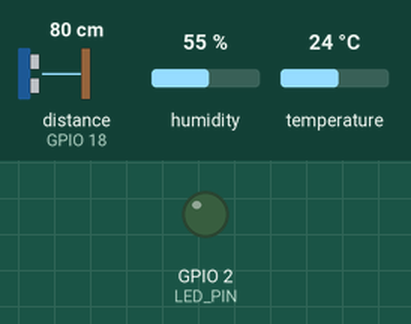
Recording of a sketch running on a simulated ESP32. Shown: output pins drawn as LEDs (lit = HIGH). Wiring (from diagram.json): ultrasonic range finder: trigger GPIO 5; echo GPIO 18. Inputs (shaded band) come from the test bench; at power-on: distance to the obstacle (sensor on GPIO 18) 80 cm, humidity 55 %, temperature 24 °C. The echo pulse lasts 58.3 µs per cm; WiFi joins after 1.5 s; servers stay silent unless stated; random numbers use the default seed unless the sketch sets one; no MQTT or app messages arrive unless stated; pins used as bus, display or sensor lines are not drawn; what the sketch prints to the serial monitor is not drawn.

Above: at 3.7 s.
At 5.06 s:
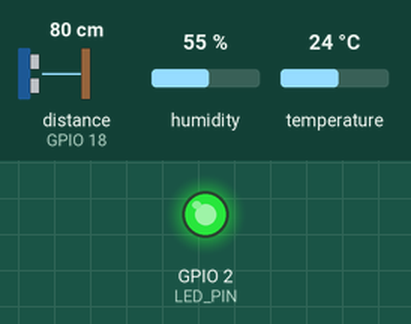
Timing chart, 0 to 9.0 s (numbered marks = the images above):
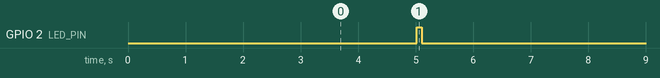

The sketch:

sketch.ino
```cpp
#include <WiFi.h>
#include <PubSubClient.h>
#include <DHTesp.h>
#include <ArduinoJson.h>

const char* WIFI_SSID = "Wokwi-GUEST";
const char* WIFI_PASSWORD = "";

const char* MQTT_SERVER = "broker.hivemq.com";
const int MQTT_PORT = 1883;

const char* MQTT_TOPIC = "ptit/b23dccn099/iot/sensor_data";

const int DHT_PIN = 15;
const int TRIG_PIN = 5;
const int ECHO_PIN = 18;
const int LED_PIN = 2;

const unsigned long SEND_INTERVAL_MS = 5000;

WiFiClient wifiClient;
PubSubClient mqttClient(wifiClient);
DHTesp dht;

unsigned long lastSend = 0;
unsigned long sequenceNo = 0;

// ================= WIFI =================
void connectWiFi() {
  Serial.print("Connecting WiFi");
  WiFi.begin(WIFI_SSID, WIFI_PASSWORD, 6);

  while (WiFi.status() != WL_CONNECTED) {
    delay(500);
    Serial.print(".");
  }

  Serial.println(" connected");
  Serial.print("IP: ");
  Serial.println(WiFi.localIP());
}

// ================= MQTT =================
void connectMQTT() {
  while (!mqttClient.connected()) {
    // Cập nhật Client ID chứa mã sinh viên
    String clientId = "ESP32-B23DCCN099-" + String(random(0xffff), HEX);

    Serial.print("Connecting MQTT...");

    // HiveMQ không yêu cầu Token xác thực
    if (mqttClient.connect(clientId.c_str())) {
      Serial.println(" connected");
    } else {
      Serial.print(" failed, rc=");
      Serial.println(mqttClient.state());
      delay(2000);
    }
  }
}

// ================= HC-SR04 =================
float readDistanceCm() {
  digitalWrite(TRIG_PIN, LOW);
  delayMicroseconds(2);

  digitalWrite(TRIG_PIN, HIGH);
  delayMicroseconds(10);

  digitalWrite(TRIG_PIN, LOW);

  unsigned long duration = pulseIn(ECHO_PIN, HIGH, 30000);

  if (duration == 0) {
    return NAN;
  }

  return duration * 0.0343 / 2.0;
}

// ================= SETUP =================
void setup() {
  Serial.begin(115200);

  delay(1000);

  Serial.println();
  Serial.println("======================");
  Serial.println("ESP32 START - BAI 2");
  Serial.println("======================");

  pinMode(TRIG_PIN, OUTPUT);
  pinMode(ECHO_PIN, INPUT);
  pinMode(LED_PIN, OUTPUT);

  dht.setup(DHT_PIN, DHTesp::DHT22);

  connectWiFi();

  mqttClient.setServer(MQTT_SERVER, MQTT_PORT);
  mqttClient.setBufferSize(256);
}

// ================= LOOP =================
void loop() {
  // Kiểm tra WiFi
  if (WiFi.status() != WL_CONNECTED) {
    connectWiFi();
  }

  // Kiểm tra MQTT
  if (!mqttClient.connected()) {
    connectMQTT();
  }

  mqttClient.loop();

  unsigned long now = millis();

  // Gửi mỗi 5 giây
  if (now - lastSend < SEND_INTERVAL_MS) {
    return;
  }

  lastSend = now;

  // Đọc DHT22
  TempAndHumidity data = dht.getTempAndHumidity();

  // Đọc HC-SR04
  float distance = readDistanceCm();

  // Kiểm tra dữ liệu
  if (!isfinite(data.temperature) || !isfinite(data.humidity) || !isfinite(distance)) {
    Serial.println("Invalid sensor data - skip publish");
    return;
  }

  sequenceNo++;

  char payload[256];

  snprintf(
    payload,
    sizeof(payload),
    "{\"temperature\":%.2f,\"humidity\":%.2f,\"distance_cm\":%.2f,\"rssi\":%d,\"sequence\":%lu,\"device_id\":\"ESP32_B23DCCN099\"}",
    data.temperature,
    data.humidity,
    distance,
    WiFi.RSSI(),
    sequenceNo
  );

  bool ok = mqttClient.publish(MQTT_TOPIC, payload);

  Serial.print("DATA: ");
  Serial.println(payload);

  Serial.print("PUBLISH TO HIVEMQ: ");
  Serial.println(ok ? "OK" : "FAILED");

  // Nháy LED
  digitalWrite(LED_PIN, HIGH);
  delay(80);
  digitalWrite(LED_PIN, LOW);
}
```

Measured:
- by itself, GPIO 2 (LED_PIN): alternates HIGH for 0.08 s and LOW for 4.9 s
